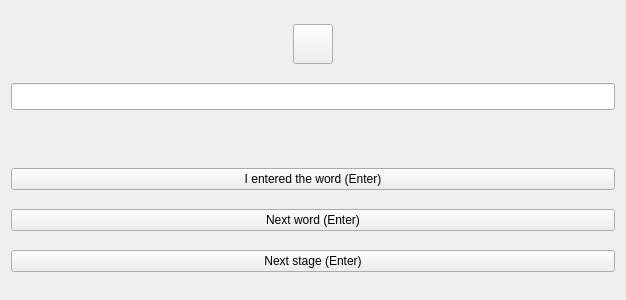
<?xml version="1.0" encoding="UTF-8"?>
<ui version="4.0">
 <class>TypeInStage</class>
 <widget class="QWidget" name="TypeInStage">
  <property name="geometry">
   <rect>
    <x>0</x>
    <y>0</y>
    <width>626</width>
    <height>300</height>
   </rect>
  </property>
  <property name="windowTitle">
   <string>Form</string>
  </property>
  <layout class="QVBoxLayout" name="verticalLayout">
   <item>
    <layout class="QHBoxLayout" name="horizontalLayout">
     <item>
      <spacer name="horizontalSpacer_2">
       <property name="orientation">
        <enum>Qt::Horizontal</enum>
       </property>
       <property name="sizeHint" stdset="0">
        <size>
         <width>40</width>
         <height>20</height>
        </size>
       </property>
      </spacer>
     </item>
     <item>
      <widget class="QPushButton" name="speakButton">
       <property name="minimumSize">
        <size>
         <width>40</width>
         <height>40</height>
        </size>
       </property>
       <property name="maximumSize">
        <size>
         <width>40</width>
         <height>40</height>
        </size>
       </property>
       <property name="toolTip">
        <string>Pronounce the word</string>
       </property>
       <property name="icon">
        <iconset resource="pixmaps/pixmaps.qrc">
         <normaloff>:/icons/speaker.png</normaloff>:/icons/speaker.png</iconset>
       </property>
       <property name="iconSize">
        <size>
         <width>32</width>
         <height>32</height>
        </size>
       </property>
      </widget>
     </item>
     <item>
      <spacer name="horizontalSpacer">
       <property name="orientation">
        <enum>Qt::Horizontal</enum>
       </property>
       <property name="sizeHint" stdset="0">
        <size>
         <width>40</width>
         <height>20</height>
        </size>
       </property>
      </spacer>
     </item>
    </layout>
   </item>
   <item>
    <widget class="QLineEdit" name="wordEdit">
     <property name="font">
      <font>
       <pointsize>12</pointsize>
      </font>
     </property>
     <property name="alignment">
      <set>Qt::AlignCenter</set>
     </property>
    </widget>
   </item>
   <item>
    <widget class="QLabel" name="correctLabel">
     <property name="maximumSize">
      <size>
       <width>16777215</width>
       <height>20</height>
      </size>
     </property>
     <property name="text">
      <string/>
     </property>
    </widget>
   </item>
   <item>
    <widget class="QPushButton" name="enterButton">
     <property name="text">
      <string>I entered the word (Enter)</string>
     </property>
    </widget>
   </item>
   <item>
    <widget class="QPushButton" name="nextWordButton">
     <property name="text">
      <string>Next word (Enter)</string>
     </property>
    </widget>
   </item>
   <item>
    <widget class="QPushButton" name="nextStageButton">
     <property name="text">
      <string>Next stage (Enter)</string>
     </property>
    </widget>
   </item>
  </layout>
 </widget>
 <resources>
  <include location="pixmaps/pixmaps.qrc"/>
 </resources>
 <connections/>
</ui>
